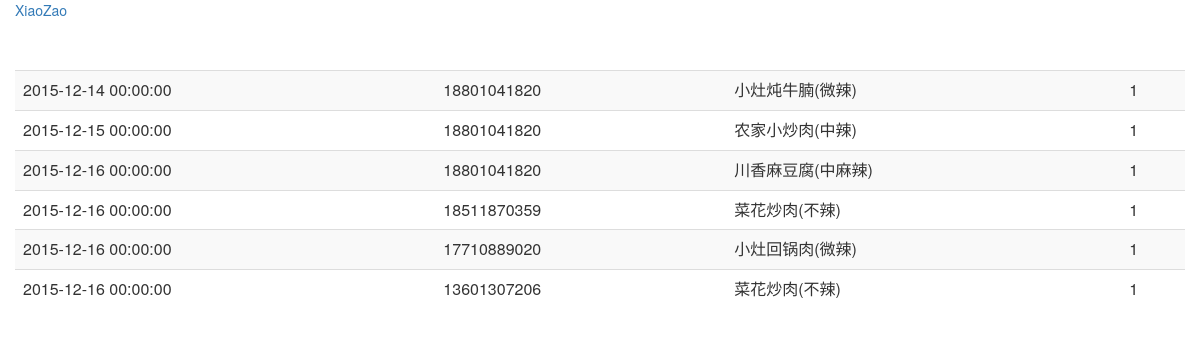
Screenshot of /operate with the database file from the repository.
### models.py (models this page shows, shortened)
class Order(db.Model):
    __tablename__ = "Order"
    id = db.Column(db.Integer, primary_key=True)
    date = db.Column(db.DateTime, default=datetime.datetime.now)
    mobile = db.Column(db.String, primary_key=False)
    qty = db.Column(db.Integer, primary_key=False)
    dish_id = db.Column(db.Integer, primary_key=False)
    dish_name = db.Column(db.String, primary_key=False)
    address = db.Column(db.String, primary_key=False)
    remarks = db.Column(db.String, primary_key=False)

### app.py (the view)
@app.route("/operate", methods=["get", "post"])
def operate():
    return render_template('operate.html', order_list=get_order_info())

### app.py (called while the page is built)
def get_order_info(date="", mobile=""):
    if not date and not mobile:
        return Order.query.all()
    return Order.query.filter_by(date=date, mobile=mobile).all()

### templates/operate.html (shortened to what this page needs)
<html lang="en">
<head>
{% block head %}
<link href="{{ url_for('static', filename='css/bootstrap.min.css') }}" rel= "stylesheet" type= "text/css">
<link href="{{ url_for('static', filename='css/bootstrap-datepicker.min.css') }}" rel= "stylesheet" type= "text/css">
{% endblock %}
</head>
<body style="min-height: 2000px; padding-top: 70px;">
<div class="container-fluid">
    <div class="navbar navbar-fixed-top">
        <div class="navbar-inner">
            <div class="container-fluid">
                <a class="brand" href={{ url_for("list", date=date) }}>XiaoZao</a>
            </div>
        </div>
    </div>
    <div class="row-fluid">
        <div class="container">
            <div class="row">
                <table class="table table-striped">
                    {% for order in order_list %}
                    <tr>
                        <td>
                            {{ order.date }}
                        </td>
                        <td>
                            {{ order.mobile }}
                        </td>
                        <td>
                            {{ order.dish_name }}
                        </td>
                        <td>
                            {{ order.qty}}
                        </td>
                    </tr>
                    {% endfor %}
                </table>
            </div>
        </div>

### rows the page displays
Order: date "2015-12-14 00:00:00", mobile "18801041820", dish_name "小灶炖牛腩(微辣)", qty "1"
Order: date "2015-12-15 00:00:00", mobile "18801041820", dish_name "农家小炒肉(中辣)", qty "1"
Order: date "2015-12-16 00:00:00", mobile "18801041820", dish_name "川香麻豆腐(中麻辣)", qty "1"
Order: date "2015-12-16 00:00:00", mobile "18511870359", dish_name "菜花炒肉(不辣)", qty "1"
Order: date "2015-12-16 00:00:00", mobile "17710889020", dish_name "小灶回锅肉(微辣)", qty "1"
Order: date "2015-12-16 00:00:00", mobile "13601307206", dish_name "菜花炒肉(不辣)", qty "1"
